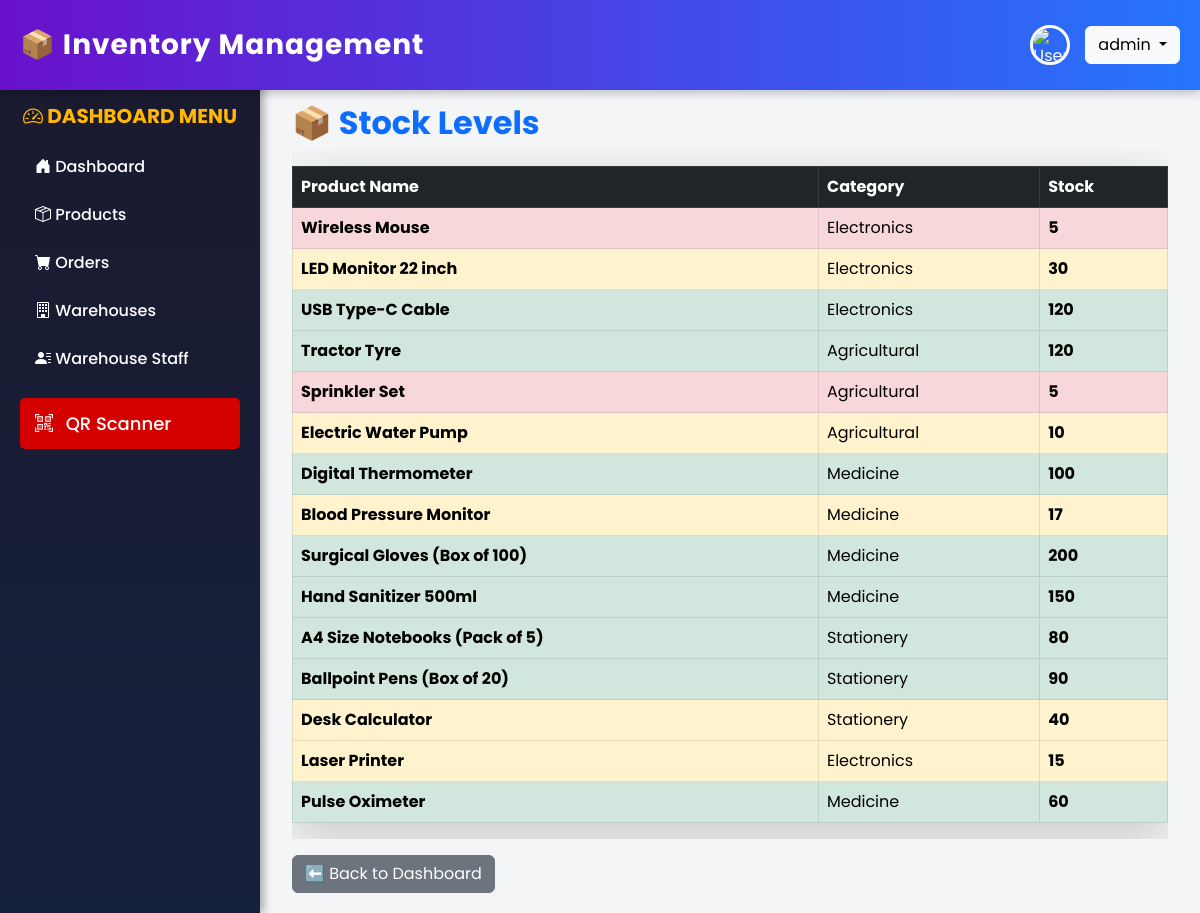
The app's page /stock-levels/ (signed in) with its own data.
### inventory/models.py (models this page shows, shortened)
class Product(models.Model):
    name = models.CharField(max_length=255)
    stock_keeping_unit = models.CharField(max_length=100)
    category = models.ForeignKey('Category', on_delete=models.CASCADE)
    quantity_in_stock = models.PositiveIntegerField()
    reorder_level = models.PositiveIntegerField(default=10)
    supplier = models.ForeignKey('Supplier', on_delete=models.SET_NULL, null=True, blank=True)
    purchase_price = models.DecimalField(max_digits=10, decimal_places=2)
    selling_price = models.DecimalField(max_digits=10, decimal_places=2)
    description = models.TextField(blank=True, null=True)
    warehouse_location = models.CharField(max_length=255)
    created_at = models.DateTimeField(auto_now_add=True)
    product_image = models.ImageField(upload_to="product_images/", null=True, blank=True)
    barcode = models.ImageField(upload_to="qrcodes/", blank=True, null=True)

class Category(models.Model):
    name = models.CharField(max_length=255, unique=True)

### inventory/views.py (the view)
# urls.py: path("stock-levels/", stock_levels, name="stock_levels"),
def stock_levels(request):
    products = Product.objects.all()
    return render(request, "inventory/stock_levels.html", {"products": products})

### inventory/templates/inventory/stock_levels.html
{% extends 'inventory/base.html' %} {% block content %}
<div class="container mt-4">
  <h2 class="fw-bold text-primary">📦 Stock Levels</h2>
  <div class="table-responsive">
    <table class="table table-bordered table-hover shadow-lg mt-3">
      <thead class="table-dark text-white">
        <tr>
          <th>Product Name</th>
          <th>Category</th>
          <th>Stock</th>
        </tr>
      </thead>
      <tbody>
        {% for product in products %}
        <tr
          class="{% if product.quantity_in_stock < 10 %}table-danger{% elif product.quantity_in_stock < 50 %}table-warning{% else %}table-success{% endif %}"
        >
          <td class="fw-bold">{{ product.name }}</td>
          <td>{{ product.category.name }}</td>
          <td class="fw-bold">{{ product.quantity_in_stock }}</td>
        </tr>
        {% endfor %}
      </tbody>
    </table>
  </div>
  <div class="mt-3">
    <a href="{% url 'inventory:dashboard' %}" class="btn btn-secondary">
      ⬅️ Back to Dashboard
    </a>
  </div>
</div>
{% endblock %}

### inventory/templates/inventory/base.html (style rules this page uses)
body { font-family: "Poppins", sans-serif; display: flex; flex-direction: column; height: 100vh; overflow-x: hidden; background-color: #f4f5f7; }

### records on screen
Product: name "Wireless Mouse", category.name "Electronics", quantity_in_stock "5"
Product: name "LED Monitor 22 inch", category.name "Electronics", quantity_in_stock "30"
Product: name "USB Type-C Cable", category.name "Electronics", quantity_in_stock "120"
Product: name "Tractor Tyre", category.name "Agricultural", quantity_in_stock "120"
Product: name "Sprinkler Set", category.name "Agricultural", quantity_in_stock "5"
Product: name "Electric Water Pump", category.name "Agricultural", quantity_in_stock "10"
Product: name "Digital Thermometer", category.name "Medicine", quantity_in_stock "100"
Product: name "Blood Pressure Monitor", category.name "Medicine", quantity_in_stock "17"
Product: name "Surgical Gloves (Box of 100)", category.name "Medicine", quantity_in_stock "200"
Product: name "Hand Sanitizer 500ml", category.name "Medicine", quantity_in_stock "150"
Product: name "A4 Size Notebooks (Pack of 5)", category.name "Stationery", quantity_in_stock "80"
Product: name "Ballpoint Pens (Box of 20)", category.name "Stationery", quantity_in_stock "90"
Product: name "Desk Calculator", category.name "Stationery", quantity_in_stock "40"
Product: name "Laser Printer", category.name "Electronics", quantity_in_stock "15"
Product: name "Pulse Oximeter", category.name "Medicine", quantity_in_stock "60"

### other values on screen
{{ request.session.user_name }} "admin"
